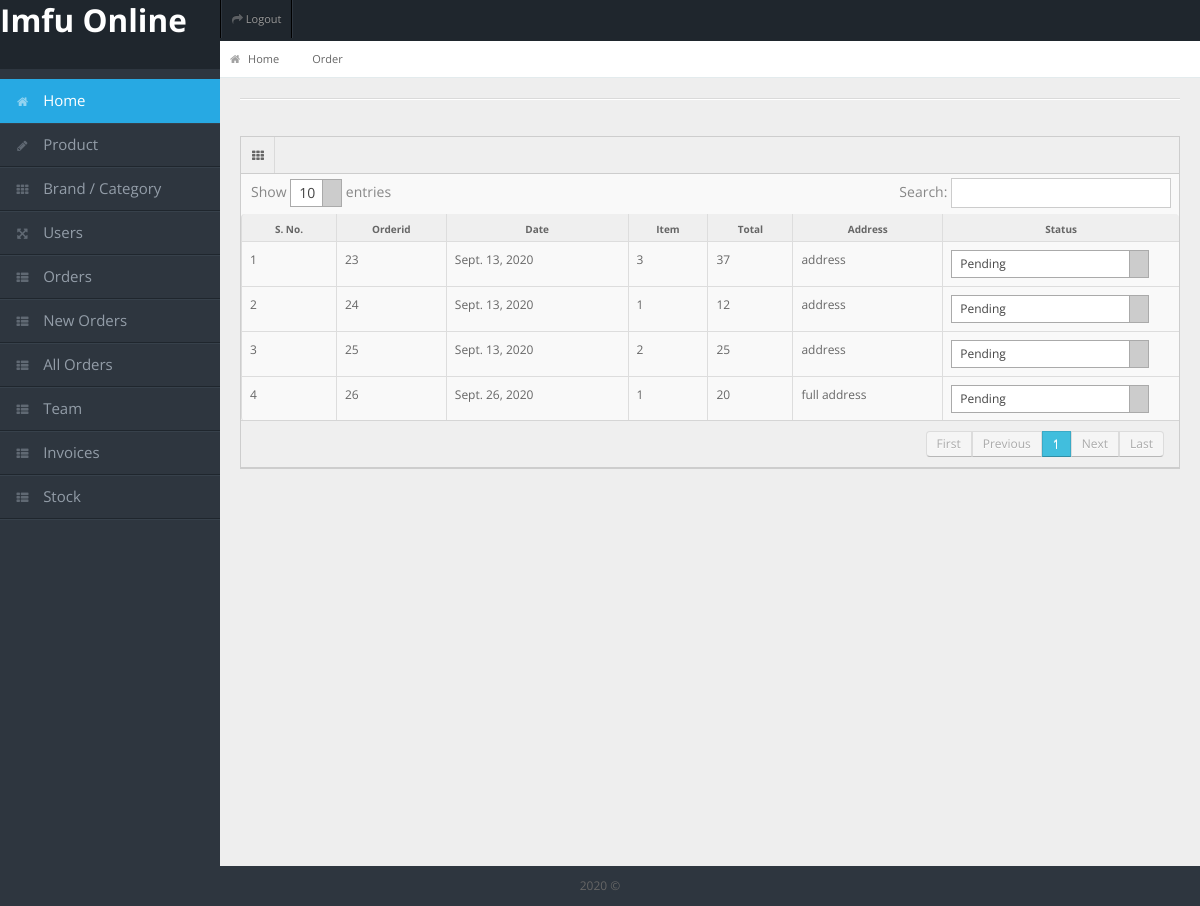
The app's page /imfu_onlin/order/ (signed in) with its own data.
### imfu_online/models.py (models this page shows, shortened)
class Order(models.Model):
    userid = models.PositiveIntegerField(null=True)
    date = models.DateField(auto_now=True,null=True)
    address = models.CharField(max_length=300,null=True)
    status = models.CharField(max_length=50,null=True)
    item = models.PositiveIntegerField(default=False,null=True)
    total = models.PositiveIntegerField(null=True)

### imfu_online/views.py (the view)
# urls.py: path('order/',views.order,name="order"),
@login_required
def order(request):
    orderdata = models.Order.objects.filter(status="Pending")
    return render(request,'imfu_online/order.html',context={"orders":orderdata})

### templates/imfu_online/order.html (shortened to what this page needs)
{% extends 'base.html' %}
{% load static %}
{% block body_block %}
    {% include 'nav.html' %}
    {% include 'side.html' %}
    <div id="content">
        <div id="content-header">
          <div id="breadcrumb"> <a href="{% url 'imfu_online:home' %}" title="Go to Home" class="tip-bottom"><i class="icon-home"></i> Home</a> <a href="#" class="tip-bottom">Order</a></div>
        </div>
        <div class="container-fluid">
          <hr>
          <div class="row-fluid">
            <div class="span12">
              <div class="widget-box">
                <div class="widget-title"> <span class="icon"><i class="icon-th"></i></span>
                  <h5><a style="color:green;" href="">  </a></h5>
                </div>
                <div class="widget-content nopadding">
                  <table class="table table-bordered data-table">
                    <thead>
                      <tr>
                        <th>S. No.</th>
                        <th>Orderid</th>
                        <th>Date</th>
                        <th>Item</th>
                        <th>Total</th>
                        <th>Address</th>
                        <th>Status</th>
                      </tr>
                    </thead>
                    <tbody>
                      {% for order in orders %}
                      <tr class="gradeA">
                        <td>{{ forloop.counter }}</td>
                        <td>{{ order.pk }}</td>
                        <td>{{ order.date }}</td>
                        <td>{{ order.item }}</td>
                        <td>{{ order.total }}</td>
                        <td>{{ order.address }}</td>
                        <td class="span3" >
                        </td>
                      </tr>
                      {% endfor %}
                    </tbody>
                  </table>
                </div>
              </div>
            </div>
          </div>
        </div>
      </div>
      <div class="row-fluid">
        <div id="footer" class="span12"> 2020 &copy; <a href=""></a> </div>
      </div>
{% endblock %}

### templates/base.html (shortened to what this page needs)
{% load static %}
<!DOCTYPE html>
<html lang="en">
<head>
    {% include 'head.html' %}
</head>
<body>
    {% block body_block %}
    {% endblock %}
</body>
</html>

### templates/head.html (shortened to what this page needs)
{% load static %}
<link rel="stylesheet" href="{% static '/css/bootstrap.min.css' %}" />
<link rel="stylesheet" href="{% static '/css/bootstrap-responsive.min.css' %}" />
<link rel="stylesheet" href="{% static '/css/fullcalendar.css' %}" />
<link rel="stylesheet" href="{% static '/css/matrix-style.css' %}" />
<link rel="stylesheet" href="{% static '/css/matrix-media.css' %}" />
<link rel="stylesheet" href="{% static '/font-awesome/css/font-awesome.css' %}" />
<link rel="stylesheet" href="{% static '/css/jquery.gritter.css' %}" />
<link rel="stylesheet" href="{% static '/css/uniform.css' %}" />
<link rel="stylesheet" href="{% static '/css/select2.css' %}" />
<link href="{% static  'font-awesome/css/font-awesome.css' %}" rel="stylesheet" />

### templates/nav.html (shortened to what this page needs)
<div>
  <h2 id="header"><a href="{% url 'imfu_online:home' %}">Imfu Online</a></h2>
</div>
<div id="user-nav" class="navbar navbar-inverse">
  <ul class="nav">
    <li class=""><a title="" href="{% url 'imfu_online:logout' %}"><i class="icon icon-share-alt"></i> <span
          class="text">Logout</span></a></li>
  </ul>
</div>

### templates/side.html (shortened to what this page needs)
<div id="sidebar"><a href="#" class="visible-phone"> Dashboard</a>
  <ul>
    <li class="active"><a href="{% url 'imfu_online:home'  %}"><i class="icon icon-home"></i> <span
          style="font-size:15px">Home</span></a> </li>
    <li><a href="{% url 'imfu_online:product' %}"><i class="icon icon-pencil"></i> <span
          style="font-size:15px">Product</span></a></li>
    <li><a href="{% url 'imfu_online:brand' %}"><i class="icon icon-th"></i> <span style="font-size:15px">Brand /
          Category </span></a></li>
    <li><a href="{% url 'imfu_online:user' %}"><i class="icon icon-fullscreen"></i> <span
          style="font-size:15px">Users</span></a></li>
    <li><a href="{% url 'imfu_online:order' %}"><i class="icon icon-th-list"></i> <span
          style="font-size:15px">Orders</span></a></li>
    <li><a href="{% url 'imfu_online:neworder' %}"><i class="icon icon-th-list"></i> <span
            style="font-size:15px">New Orders</span></a></li>
    <li><a href="{% url 'imfu_online:allorder' %}"><i class="icon icon-th-list"></i> <span
                  style="font-size:15px">All Orders</span></a></li>
    <li><a href="{% url 'imfu_online:deliveryboy' %}"><i class="icon icon-th-list"></i> <span
          style="font-size:15px">Team</span> </a></li>
    <li><a href="{% url 'imfu_online:invoice' %}"><i class="icon icon-th-list"></i> <span
          style="font-size:15px">Invoices</span></a></li>
    <li><a href="{% url 'imfu_online:stock' %}"><i class="icon icon-th-list"></i> <span
          style="font-size:15px">Stock</span></a></li>
  </ul>
</div>

### static/css/matrix-style.css (style rules this page uses)
* { outline:none !important; -moz-outline: none !important; }
html, body { height:100% }
body { overflow-x: hidden; margin-top: -10px; font-family: 'Open Sans', sans-serif; font-size:12px; color:#666; }
a { color:#fff; }
select, textarea, input[type="text"], input[type="password"], input[type="datetime"], input[type="datetime-local"], input[type="date"], input[type="month"], input[type="time"], input[type="week"], input[type="number"], input[type="email"], input[type="url"], input[type="search"], input[type="tel"], input[type="color"], .uneditable-input, .label, .dropdown-menu, .btn, .well, .progress, .table-bordered, .btn-group > .btn:first-child, .btn-group > .btn:last-child, .btn-group > .btn:last-child, .btn-group > .dropdown-toggle, .alert { border-radius:0px; }
#footer { padding:10px; text-align:center; }
hr { border-top-color:#dadada; }
#header { height: 69px; position: relative; width: 100%; z-index: -9; }
#user-nav { position: absolute; left: 220px; top:0px; z-index: 20; margin: 0; }
#user-nav > ul { margin: 0; padding: 0; list-style: none; border-right: 1px solid #2e363f;border-left: 1px solid #000; }
#user-nav > ul > li { float: left; list-style-type: none; margin: 0; position: relative; padding: 0; border-left: 1px solid #2e363f; border-right: 1px solid #000; }
#user-nav > ul > li > a { padding:9px 10px; display: block; font-size: 11px; }
#user-nav > ul > li > a > i, #sidebar li a i { opacity: .5; margin-top: 2px; }
#sidebar { display: block; float: left; position: relative; width: 220px; z-index: 16; }
#sidebar > ul { list-style: none; margin: 0px 0 0; padding: 0; position: absolute; width: 220px; }
#sidebar > ul > li { display: block; position: relative; }
#sidebar > ul > li > a { padding: 10px 0 10px 15px; display: block; color: #939da8; }
#sidebar > ul > li > a > i { margin-right: 10px; }
#sidebar > ul > li.active > a { background: url("../img/menu-active.png") no-repeat scroll right center transparent !important; text-decoration:none; }
#content { background: none repeat scroll 0 0 #eeeeee; margin-left: 220px; margin-right: 0; padding-bottom: 25px; position: relative; min-height:100%; width: auto; }
#content-header { position: abslute; width: 100%; margin-top: -38px; z-index: 20; }
#breadcrumb { background-color: #fff; border-bottom: 1px solid #e3ebed; }
#breadcrumb a { padding: 8px 20px 8px 10px; display: inline-block; background-image: url('../img/breadcrumb.png'); background-position: center right; background-repeat: no-repeat; font-size: 11px; color: #666666; }
#breadcrumb a:last-child { background-image:none; }
#breadcrumb a i { margin-right: 5px; opacity: .6; }
.stat-boxes .peity_bar_good, .stat-boxes .peity_line_good, { color: #459D1C; }
.widget-box { background: none repeat scroll 0 0 #F9F9F9; border-left: 1px solid #CDCDCD; border-top: 1px solid #CDCDCD; border-right: 1px solid #CDCDCD; clear: both; margin-top: 16px; margin-bottom: 16px; position: relative; }
.widget-title, .modal-header, .table th, div.dataTables_wrapper .ui-widget-header { background:#efefef; border-bottom: 1px solid #CDCDCD; height: 36px; }
.widget-title span.icon { padding: 9px 10px 7px 11px; float: left; border-right:1px solid #dadada; }
.widget-title h5 { color: #666; float: left; font-size: 12px; font-weight: bold; padding: 12px; line-height: 12px; margin: 0; }
.widget-content { padding:15px; border-bottom: 1px solid #cdcdcd; }
.table th { height: auto; font-size: 10px; padding: 5px 10px 2px; border-bottom: 0; text-align: center; color: #666666; }
.nopadding { padding: 0 !important; }
.nopadding .table { margin-bottom: 0; }
.nopadding .table-bordered { border: 0; }

### static/css/matrix-media.css (style rules this page uses)
body { background:#2E363F; }
#header { background-color: #1f262d; margin-top:10px; }
#sidebar > ul { border-bottom: 1px solid #37414b }
#sidebar > ul > li { border-top: 1px solid #37414b; border-bottom: 1px solid #1f262d; }
#sidebar > ul > li.active { background-color: #27a9e3; border-bottom: 1px solid #27a9e3; border-top: 1px solid #27a9e3; }
#sidebar > ul > li.active a { color:#fff; text-decoration:none; }

### records on screen
Order: pk "23", date "Sept. 13, 2020", item "3", total "37", address "address"
Order: pk "24", date "Sept. 13, 2020", item "1", total "12", address "address"
Order: pk "25", date "Sept. 13, 2020", item "2", total "25", address "address"
Order: pk "26", date "Sept. 26, 2020", item "1", total "20", address "full address"
